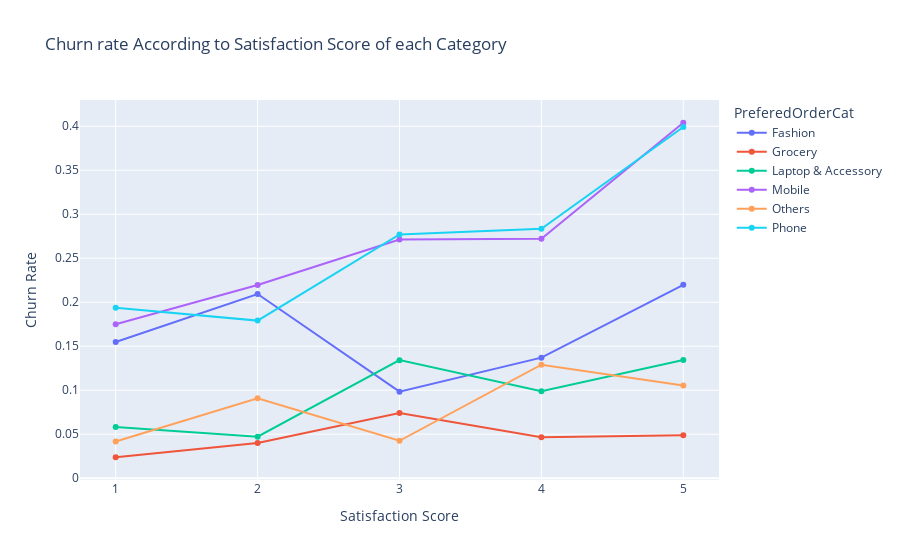

Write notebook code for a chart like this one.
### Code cell
churn_trend_sat = ecomerce_df.groupby(["SatisfactionScore","PreferedOrderCat"])["Churn"].mean().reset_index()
fig3=px.line(
    churn_trend_sat,
    x="SatisfactionScore",
    y="Churn",
    color="PreferedOrderCat",
    markers=True,
    title="Churn rate According to Satisfaction Score of each Category"
)
fig3.update_layout(
    xaxis_title="Satisfaction Score",
    yaxis_title="Churn Rate"
)
fig3.update_xaxes(
    tickmode="array",
    tickvals=[1,2,3,4,5]
)
fig3.show()

### Figure 1 — Plotly figure (JSON) as saved in the notebook; plotly's stock layout.template omitted (floating-point values rounded to 4 significant figures)
{"data": [{"hovertemplate": "PreferedOrderCat=Fashion<br>SatisfactionScore=%{x}<br>Churn=%{y}<extra></extra>", "legendgroup": "Fashion", "line": {"color": "#636efa", "dash": "solid"}, "marker": {"symbol": "circle"}, "mode": "lines+markers", "name": "Fashion", "orientation": "v", "showlegend": true, "type": "scatter", "x": [1, 2, 3, 4, 5], "xaxis": "x", "y": [0.1548, 0.2093, 0.09836, 0.137, 0.2198], "yaxis": "y"}, {"hovertemplate": "PreferedOrderCat=Grocery<br>SatisfactionScore=%{x}<br>Churn=%{y}<extra></extra>", "legendgroup": "Grocery", "line": {"color": "#EF553B", "dash": "solid"}, "marker": {"symbol": "circle"}, "mode": "lines+markers", "name": "Grocery", "orientation": "v", "showlegend": true, "type": "scatter", "x": [1, 2, 3, 4, 5], "xaxis": "x", "y": [0.02381, 0.04, 0.07407, 0.04651, 0.04878], "yaxis": "y"}, {"hovertemplate": "PreferedOrderCat=Laptop & Accessory<br>SatisfactionScore=%{x}<br>Churn=%{y}<extra></extra>", "legendgroup": "Laptop & Accessory", "line": {"color": "#00cc96", "dash": "solid"}, "marker": {"symbol": "circle"}, "mode": "lines+markers", "name": "Laptop & Accessory", "orientation": "v", "showlegend": true, "type": "scatter", "x": [1, 2, 3, 4, 5], "xaxis": "x", "y": [0.0583, 0.04717, 0.1342, 0.0989, 0.1343], "yaxis": "y"}, {"hovertemplate": "PreferedOrderCat=Mobile<br>SatisfactionScore=%{x}<br>Churn=%{y}<extra></extra>", "legendgroup": "Mobile", "line": {"color": "#ab63fa", "dash": "solid"}, "marker": {"symbol": "circle"}, "mode": "lines+markers", "name": "Mobile", "orientation": "v", "showlegend": true, "type": "scatter", "x": [1, 2, 3, 4, 5], "xaxis": "x", "y": [0.175, 0.2195, 0.2713, 0.2722, 0.404], "yaxis": "y"}, {"hovertemplate": "PreferedOrderCat=Others<br>SatisfactionScore=%{x}<br>Churn=%{y}<extra></extra>", "legendgroup": "Others", "line": {"color": "#FFA15A", "dash": "solid"}, "marker": {"symbol": "circle"}, "mode": "lines+markers", "name": "Others", "orientation": "v", "showlegend": true, "type": "scatter", "x": [1, 2, 3, 4, 5], "xaxis": "x", "y": [0.04167, 0.09091, 0.04255, 0.129, 0.1053], "yaxis": "y"}, {"hovertemplate": "PreferedOrderCat=Phone<br>SatisfactionScore=%{x}<br>Churn=%{y}<extra></extra>", "legendgroup": "Phone", "line": {"color": "#19d3f3", "dash": "solid"}, "marker": {"symbol": "circle"}, "mode": "lines+markers", "name": "Phone", "orientation": "v", "showlegend": true, "type": "scatter", "x": [1, 2, 3, 4, 5], "xaxis": "x", "y": [0.1938, 0.1791, 0.277, 0.2834, 0.3992], "yaxis": "y"}], "layout": {"legend": {"title": {"text": "PreferedOrderCat"}, "tracegroupgap": 0}, "title": {"text": "Churn rate According to Satisfaction Score of each Category"}, "xaxis": {"anchor": "y", "domain": [0, 1], "tickmode": "array", "tickvals": [1, 2, 3, 4, 5], "title": {"text": "Satisfaction Score"}}, "yaxis": {"anchor": "x", "domain": [0, 1], "title": {"text": "Churn Rate"}}}}
